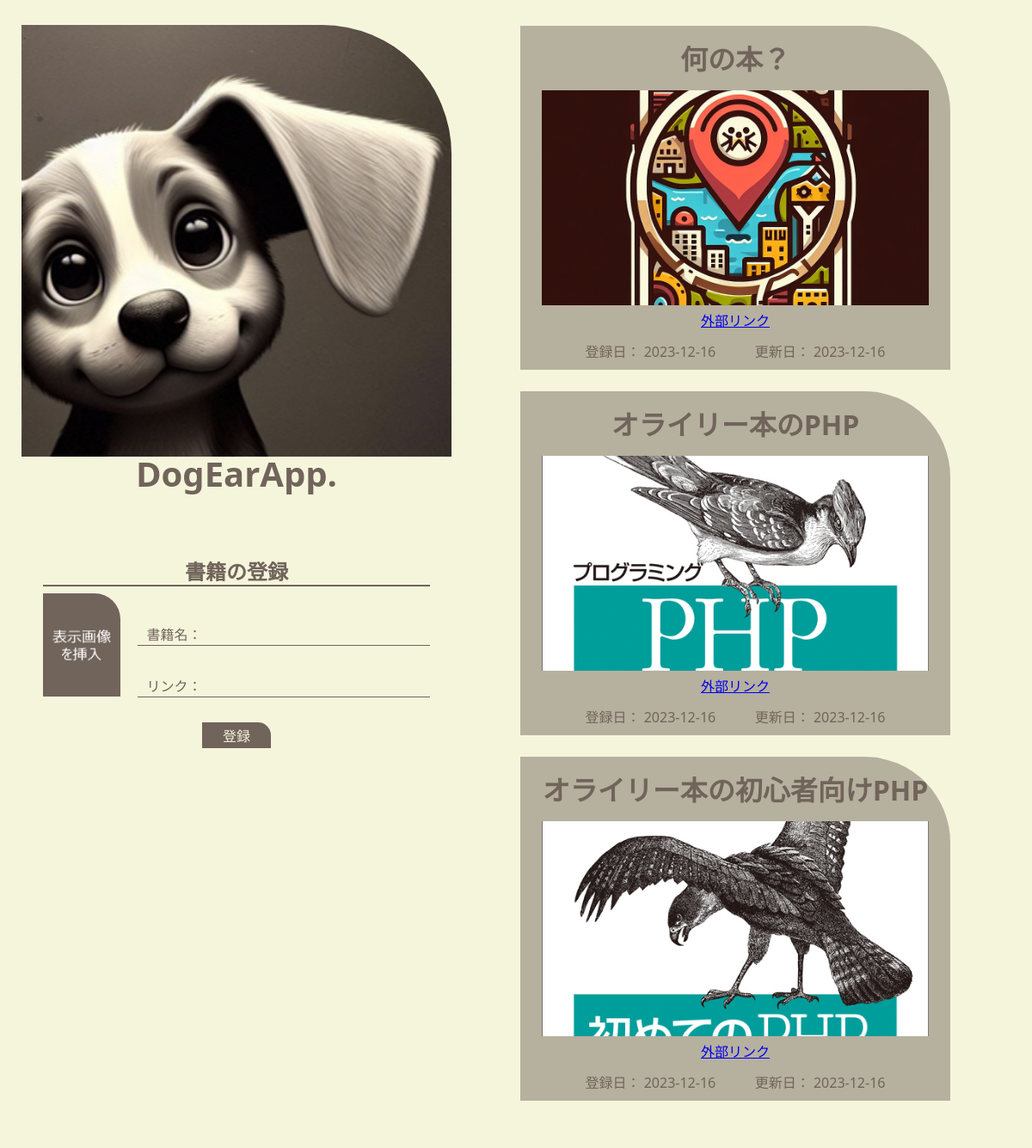
The page / on the database its author committed.
### tables this page shows
CREATE TABLE `gs_bm_books` (
  `id` int(12) NOT NULL,
  `name` varchar(64) NOT NULL,
  `url` text NOT NULL,
  `content` text NOT NULL,
  `created_date` datetime NOT NULL,
  `update_date` datetime NOT NULL
);

### funcs.php (called while the page is built)
<?php
function h($val)
{
    return htmlspecialchars($val, ENT_QUOTES);
}

### index.php (the view, shortened to what this page needs)
<?php
include("./funcs.php");
try {
    $pdo = new PDO('mysql:dbname=gs_bm_db;charset=utf8;host=localhost', 'root', '');
} catch (PDOException $e) {
    exit('DBConnectError:' . $e->getMessage());
}
$stmt = $pdo->prepare("
    SELECT * FROM gs_bm_books
");
$status = $stmt->execute();
$view = "";
if ($status == false) {
    $error = $stmt->errorInfo();
    exit("ErrorQuery:" . $error[2]);
} else {
    while ($result = $stmt->fetch(PDO::FETCH_ASSOC)) {
        $id12 = str_pad($result['id'], 12, "0", STR_PAD_LEFT);
        $files = glob("./books/$id12/book_cover.*");
        $coverImgPath = (count($files) > 0) ? $files[0] : './books/sample_cover.png';
        $createdDate = substr($result['created_date'], 0, 10);
        $updateDate = substr($result['update_date'], 0, 10);
        $view .= "<li class='book_item' data-book_id='" . h($id12) . "'>";
        $view .=    "<h3>" . h($result['name']) . "</h3>";
        $view .=    "<div class='book_cover'><img src='" . $coverImgPath . "'></div>";
        if (!is_null($result['url']) && $result['url'] != "") {
            $view .= "<a href='" . h($result['url']) . "'>外部リンク</a>";
        };
        $view .=    "<div class='date_info'>";
        $view .=        "<p>登録日： " . h($createdDate) . "</p>";
        $view .=        "<p?>更新日： " . h($updateDate) . "</p>";
        $view .=    "</div>";
        $view .= "</li>";
    }
}
?>
<!DOCTYPE html>
<html lang="ja">
<head>
    <link rel="stylesheet" href="./css/reset.css">
    <link rel="stylesheet" href="./css/style_book.css">
</head>
<body>
    <header>
        <img src="./logo.png" alt="">
        <h1>DogEarApp.</h1>
    </header>
    <nav>
        <form action="./insert_book.php" method="post" enctype="multipart/form-data">
            <fieldset>
                <div id="register_book_box">
                    <h2>書籍の登録</h2>
                    <p id="book_name_label" class="label_fmt">書籍名：</p>
                    <div id="book_name" class="textbox_fmt"><input class="input_textbox" type="text" name="name" required></div>
                    <p id="book_url_label" class="label_fmt">リンク：</p>
                    <div id="book_url" class="textbox_fmt"><input class="input_textbox" type="text" name="url"></div>
                    <div id="book_cover_box"><img id="book_cover_img" src="./input_img.png" alt=""></div>
                    <div id="book_register_btn"><input class="button" type="submit" value="登録"></div>
                </div>
            </fieldset>
        </form>
    </nav>
    <main>
        <ul id="book_list"><?= $view ?></ul>
    </main>
</body>
</html>

### css/style_book.css (style rules this page uses)
body { margin: 0; padding: 0; width: 100vw; height: 100vh; display: grid; grid-template: "left_top right" 600px "left_bottom right" 1fr / 550px 1fr; }
header { grid-area: left_top; background: beige; display: flex; flex-direction: column; justify-content: center; align-items: center; }
header>img { width: 500px; height: auto; border-top-right-radius: 30%; }
header>h1 { font-family: 'Segoe UI', Tahoma, Geneva, Verdana, sans-serif; font-weight: bold; color: #71645B; font-size: 40px; }
nav { grid-area: left_bottom; background: beige; }
#register_book_box { margin: 0; padding: 0; width: 550px; height: 100%; display: grid; grid-template: "top top top top top" 80px "..... left center_1 right_1 ....." 70px "..... left center_2 right_2 ....." 60px "..... bottom bottom bottom ....." 1fr / 50px 110px 1fr 3fr 50px; }
#register_book_box>h2 { grid-area: top; width: 450px; height: 100%; margin: auto; font-family: 'Segoe UI', Tahoma, Geneva, Verdana, sans-serif; font-weight: bold; color: #71645B; font-size: 24px; line-height: 30px; display: flex; justify-content: center; align-items: end; border-bottom: 2px solid #71645B; }
#book_cover_box { grid-area: left; display: flex; overflow: hidden; padding: 10px 20px 0px 0px; z-index: 10; }
#book_cover_img { width: 100%; height: 100%; object-fit: cover; border-top-right-radius: 30px; }
#book_name_label { grid-area: center_1; }
#book_url_label { grid-area: center_2; }
.label_fmt { height: 100%; width: 100%; display: flex; justify-content: center; align-items: end; border-bottom: 1px solid #71645B; margin: auto; font-family: 'Segoe UI', Tahoma, Geneva, Verdana, sans-serif; color: #71645B; line-height: 24px; }
#book_name { grid-area: right_1; }
#book_url { grid-area: right_2; }
.textbox_fmt { height: 100%; width: 100%; display: flex; justify-content: center; align-items: end; border-bottom: 1px solid #71645B; margin: auto; }
.input_textbox { width: 100%; font-family: 'Segoe UI', Tahoma, Geneva, Verdana, sans-serif; font-size: 16px; color: #71645B; border: none; background: beige; }
#book_register_btn { grid-area: bottom; height: 60px; width: 100%; display: flex; justify-content: center; align-items: end; }
.button { width: 80px; height: 30px; font-family: 'Segoe UI', Tahoma, Geneva, Verdana, sans-serif; font-size: 16px; color: beige; background: #71645B; border-top-right-radius: 15px; border: none; }
main { grid-area: right; display: flex; justify-content: start; align-items: start; overflow: auto; background: beige; }
#book_list { width: 100%; height: auto; margin: 30px 50px 30px 30px; display: flex; flex-wrap: wrap; }
.book_item { box-sizing: border-box; width: 500px; height: 400px; margin: 0px 25px 25px 25px; padding: 0px 30px; background: #71645b7a; border-top-right-radius: 100px; display: flex; flex-direction: column; justify-content: center; align-items: center; }
.book_item>h3 { width: 450px; height: 32px; overflow: hidden; word-break: break-all; margin: 20px 0px; text-align: center; font-family: 'Segoe UI', Tahoma, Geneva, Verdana, sans-serif; font-size: 32px; font-weight: bold; color: #71645B; }
.book_cover { height: 250px; width: 450px; overflow: hidden; display: flex; justify-content: center; align-items: start; }
.book_cover>img { height: 100%; width: 100%; object-fit: cover; }
.book_item>a { font-family: 'Segoe UI', Tahoma, Geneva, Verdana, sans-serif; margin: 10px 0px; }
.date_info { width: 100%; margin: 10px 0px; display: flex; justify-content: space-evenly; font-family: 'Segoe UI', Tahoma, Geneva, Verdana, sans-serif; color: #71645B; }

### rows shown on the page
gs_bm_books: name "何の本？", shows a picture, created_date "2023-12-16", update_date "2023-12-16"
gs_bm_books: name "オライリー本のPHP", shows a picture, created_date "2023-12-16", update_date "2023-12-16"
gs_bm_books: name "オライリー本の初心者向けPHP", shows a picture, created_date "2023-12-16", update_date "2023-12-16"
